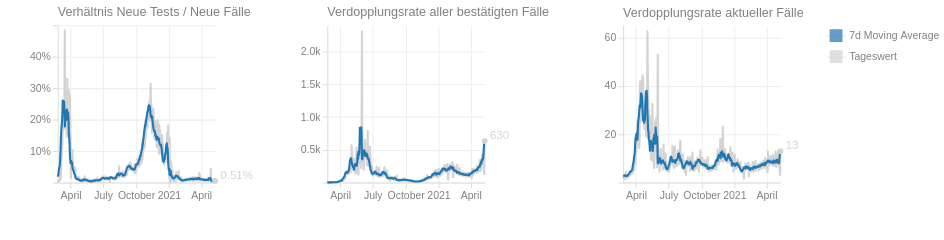

Describe this chart as a Vega-Lite specification.
### Vega-Lite specification from a JSON file in a GitHub repository (floating-point values rounded to 4 significant figures; data arrays with more than 128 entries replaced by an {"elided": "..."} marker saying what was removed)
{"$schema": "https://vega.github.io/schema/vega-lite/v5.json", "config": {"axis": {"domainColor": "#ddd", "grid": true, "gridColor": "#eee", "labelBound": true, "labelColor": "gray", "minExtent": 50, "tickColor": "#ddd"}, "title": {"anchor": "start", "color": "gray", "dx": 50, "dy": 0, "fontSize": 12, "fontWeight": "normal"}, "view": {"continuousHeight": 300, "continuousWidth": 400, "strokeWidth": 0}}, "data": {"name": "data-efd1b5fba4a5753476e2f655ea834a0b"}, "datasets": {"data-793b2339a016668726e02e8737965916": [{"label": "Tageswert"}, {"label": "7d Moving Average"}], "data-efd1b5fba4a5753476e2f655ea834a0b": {"elided": "431 records"}}, "hconcat": [{"layer": [{"encoding": {"tooltip": [{"field": "date", "type": "temporal"}, {"field": "diff", "type": "quantitative"}], "x": {"field": "date", "title": "", "type": "temporal"}, "y": {"field": "diff", "impute": {"method": "mean"}, "title": "", "type": "quantitative"}}, "height": 150, "mark": {"color": "lightgray", "size": 2, "strokeJoin": "round", "type": "line"}, "transform": [{"as": "date", "field": "dataTime", "timeUnit": "yearmonthdate"}, {"aggregate": [{"as": "max_total_confirmed", "field": "total_confirmed", "op": "max"}, {"as": "max_total_active", "field": "total_active", "op": "max"}, {"as": "max_total_tests", "field": "total_tests", "op": "max"}], "groupby": ["date"]}, {"frame": [-1, 0], "window": [{"as": "rolling_max", "field": "max_total_confirmed", "op": "max"}, {"as": "rolling_min", "field": "max_total_confirmed", "op": "min"}, {"as": "rolling_max_tests", "field": "max_total_tests", "op": "max"}, {"as": "rolling_min_tests", "field": "max_total_tests", "op": "min"}, {"as": "rolling_active", "field": "max_total_active", "op": "last_value"}]}, {"as": "diff", "calculate": "(datum.rolling_max - datum.rolling_min) / max(100, (datum.rolling_max_tests - datum.rolling_min_tests))"}], "width": 150}, {"encoding": {"x": {"field": "date", "title": "", "type": "temporal"}, "y": {"axis": {"format": "2%", "title": ""}, "field": "rolling_mean", "type": "quantitative"}}, "height": 150, "mark": {"color": "#1f77b4", "size": 2, "strokeJoin": "round", "type": "line"}, "transform": [{"as": "date", "field": "dataTime", "timeUnit": "yearmonthdate"}, {"aggregate": [{"as": "max_total_confirmed", "field": "total_confirmed", "op": "max"}, {"as": "max_total_active", "field": "total_active", "op": "max"}, {"as": "max_total_tests", "field": "total_tests", "op": "max"}], "groupby": ["date"]}, {"frame": [-1, 0], "window": [{"as": "rolling_max", "field": "max_total_confirmed", "op": "max"}, {"as": "rolling_min", "field": "max_total_confirmed", "op": "min"}, {"as": "rolling_max_tests", "field": "max_total_tests", "op": "max"}, {"as": "rolling_min_tests", "field": "max_total_tests", "op": "min"}, {"as": "rolling_active", "field": "max_total_active", "op": "last_value"}]}, {"as": "diff", "calculate": "(datum.rolling_max - datum.rolling_min) / max(100, (datum.rolling_max_tests - datum.rolling_min_tests))"}, {"frame": [7, 0], "window": [{"as": "rolling_mean", "field": "diff", "op": "mean"}]}], "width": 150}, {"encoding": {"text": {"field": "diff", "format": ".2%", "type": "quantitative"}, "x": {"field": "date", "type": "temporal"}, "y": {"field": "diff", "title": "", "type": "quantitative"}}, "height": 150, "mark": {"align": "left", "color": "lightgray", "dx": 5, "dy": -5, "type": "text"}, "transform": [{"as": "date", "field": "dataTime", "timeUnit": "yearmonthdate"}, {"aggregate": [{"as": "max_total_confirmed", "field": "total_confirmed", "op": "max"}, {"as": "max_total_active", "field": "total_active", "op": "max"}, {"as": "max_total_tests", "field": "total_tests", "op": "max"}], "groupby": ["date"]}, {"frame": [-1, 0], "window": [{"as": "rolling_max", "field": "max_total_confirmed", "op": "max"}, {"as": "rolling_min", "field": "max_total_confirmed", "op": "min"}, {"as": "rolling_max_tests", "field": "max_total_tests", "op": "max"}, {"as": "rolling_min_tests", "field": "max_total_tests", "op": "min"}, {"as": "rolling_active", "field": "max_total_active", "op": "last_value"}]}, {"as": "diff", "calculate": "(datum.rolling_max - datum.rolling_min) / max(100, (datum.rolling_max_tests - datum.rolling_min_tests))"}, {"sort": [{"field": "date", "order": "descending"}], "window": [{"as": "rank", "field": "date", "op": "rank"}]}, {"filter": "(datum.rank === 1)"}], "width": 150}, {"encoding": {"x": {"field": "date", "type": "temporal"}, "y": {"field": "diff", "title": "", "type": "quantitative"}}, "height": 150, "mark": {"color": "lightgray", "opacity": 1, "type": "circle"}, "transform": [{"as": "date", "field": "dataTime", "timeUnit": "yearmonthdate"}, {"aggregate": [{"as": "max_total_confirmed", "field": "total_confirmed", "op": "max"}, {"as": "max_total_active", "field": "total_active", "op": "max"}, {"as": "max_total_tests", "field": "total_tests", "op": "max"}], "groupby": ["date"]}, {"frame": [-1, 0], "window": [{"as": "rolling_max", "field": "max_total_confirmed", "op": "max"}, {"as": "rolling_min", "field": "max_total_confirmed", "op": "min"}, {"as": "rolling_max_tests", "field": "max_total_tests", "op": "max"}, {"as": "rolling_min_tests", "field": "max_total_tests", "op": "min"}, {"as": "rolling_active", "field": "max_total_active", "op": "last_value"}]}, {"as": "diff", "calculate": "(datum.rolling_max - datum.rolling_min) / max(100, (datum.rolling_max_tests - datum.rolling_min_tests))"}, {"sort": [{"field": "date", "order": "descending"}], "window": [{"as": "rank", "field": "date", "op": "rank"}]}, {"filter": "(datum.rank === 1)"}], "width": 150}, {"encoding": {"text": {"field": "rolling_mean", "format": ".2%", "type": "quantitative"}, "x": {"field": "date", "type": "temporal"}, "y": {"field": "rolling_mean", "title": "", "type": "quantitative"}}, "height": 150, "mark": {"align": "left", "color": "#1f77b4", "dx": 5, "dy": 5, "type": "text"}, "transform": [{"as": "date", "field": "dataTime", "timeUnit": "yearmonthdate"}, {"aggregate": [{"as": "max_total_confirmed", "field": "total_confirmed", "op": "max"}, {"as": "max_total_active", "field": "total_active", "op": "max"}, {"as": "max_total_tests", "field": "total_tests", "op": "max"}], "groupby": ["date"]}, {"frame": [-1, 0], "window": [{"as": "rolling_max", "field": "max_total_confirmed", "op": "max"}, {"as": "rolling_min", "field": "max_total_confirmed", "op": "min"}, {"as": "rolling_max_tests", "field": "max_total_tests", "op": "max"}, {"as": "rolling_min_tests", "field": "max_total_tests", "op": "min"}, {"as": "rolling_active", "field": "max_total_active", "op": "last_value"}]}, {"as": "diff", "calculate": "(datum.rolling_max - datum.rolling_min) / max(100, (datum.rolling_max_tests - datum.rolling_min_tests))"}, {"frame": [7, 0], "window": [{"as": "rolling_mean", "field": "diff", "op": "mean"}]}, {"sort": [{"field": "date", "order": "descending"}], "window": [{"as": "rank", "field": "date", "op": "rank"}]}, {"filter": "(datum.rank === 1)"}], "width": 150}, {"encoding": {"x": {"field": "date", "type": "temporal"}, "y": {"field": "rolling_mean", "title": "", "type": "quantitative"}}, "height": 150, "mark": {"color": "#1f77b4", "opacity": 1, "type": "circle"}, "transform": [{"as": "date", "field": "dataTime", "timeUnit": "yearmonthdate"}, {"aggregate": [{"as": "max_total_confirmed", "field": "total_confirmed", "op": "max"}, {"as": "max_total_active", "field": "total_active", "op": "max"}, {"as": "max_total_tests", "field": "total_tests", "op": "max"}], "groupby": ["date"]}, {"frame": [-1, 0], "window": [{"as": "rolling_max", "field": "max_total_confirmed", "op": "max"}, {"as": "rolling_min", "field": "max_total_confirmed", "op": "min"}, {"as": "rolling_max_tests", "field": "max_total_tests", "op": "max"}, {"as": "rolling_min_tests", "field": "max_total_tests", "op": "min"}, {"as": "rolling_active", "field": "max_total_active", "op": "last_value"}]}, {"as": "diff", "calculate": "(datum.rolling_max - datum.rolling_min) / max(100, (datum.rolling_max_tests - datum.rolling_min_tests))"}, {"frame": [7, 0], "window": [{"as": "rolling_mean", "field": "diff", "op": "mean"}]}, {"sort": [{"field": "date", "order": "descending"}], "window": [{"as": "rank", "field": "date", "op": "rank"}]}, {"filter": "(datum.rank === 1)"}], "width": 150}, {"encoding": {"tooltip": [{"field": "date", "title": "Datum", "type": "temporal"}, {"field": "rolling_mean", "format": ".2%", "title": "7d Moving Average", "type": "quantitative"}], "x": {"field": "date", "title": "", "type": "temporal"}, "y": {"field": "rolling_mean", "title": "", "type": "quantitative"}}, "height": 150, "mark": {"color": "#1f77b4", "opacity": 0, "size": 200, "type": "circle"}, "transform": [{"as": "date", "field": "dataTime", "timeUnit": "yearmonthdate"}, {"aggregate": [{"as": "max_total_confirmed", "field": "total_confirmed", "op": "max"}, {"as": "max_total_active", "field": "total_active", "op": "max"}, {"as": "max_total_tests", "field": "total_tests", "op": "max"}], "groupby": ["date"]}, {"frame": [-1, 0], "window": [{"as": "rolling_max", "field": "max_total_confirmed", "op": "max"}, {"as": "rolling_min", "field": "max_total_confirmed", "op": "min"}, {"as": "rolling_max_tests", "field": "max_total_tests", "op": "max"}, {"as": "rolling_min_tests", "field": "max_total_tests", "op": "min"}, {"as": "rolling_active", "field": "max_total_active", "op": "last_value"}]}, {"as": "diff", "calculate": "(datum.rolling_max - datum.rolling_min) / max(100, (datum.rolling_max_tests - datum.rolling_min_tests))"}, {"frame": [7, 0], "window": [{"as": "rolling_mean", "field": "diff", "op": "mean"}]}], "width": 150}, {"encoding": {"tooltip": [{"field": "date", "title": "Datum", "type": "temporal"}, {"field": "diff", "format": ".2%", "title": "Verhältnis", "type": "quantitative"}], "x": {"field": "date", "title": "", "type": "temporal"}, "y": {"field": "diff", "title": "", "type": "quantitative"}}, "height": 150, "mark": {"color": "lightgray", "opacity": 0, "size": 200, "type": "circle"}, "transform": [{"as": "date", "field": "dataTime", "timeUnit": "yearmonthdate"}, {"aggregate": [{"as": "max_total_confirmed", "field": "total_confirmed", "op": "max"}, {"as": "max_total_active", "field": "total_active", "op": "max"}, {"as": "max_total_tests", "field": "total_tests", "op": "max"}], "groupby": ["date"]}, {"frame": [-1, 0], "window": [{"as": "rolling_max", "field": "max_total_confirmed", "op": "max"}, {"as": "rolling_min", "field": "max_total_confirmed", "op": "min"}, {"as": "rolling_max_tests", "field": "max_total_tests", "op": "max"}, {"as": "rolling_min_tests", "field": "max_total_tests", "op": "min"}, {"as": "rolling_active", "field": "max_total_active", "op": "last_value"}]}, {"as": "diff", "calculate": "(datum.rolling_max - datum.rolling_min) / max(100, (datum.rolling_max_tests - datum.rolling_min_tests))"}], "width": 150}], "title": "Verhältnis Neue Tests / Neue Fälle"}, {"layer": [{"encoding": {"tooltip": [{"field": "date", "type": "temporal"}, {"field": "diff", "type": "quantitative"}], "x": {"field": "date", "title": "", "type": "temporal"}, "y": {"field": "diff", "impute": {"method": "mean"}, "title": "", "type": "quantitative"}}, "height": 150, "mark": {"color": "lightgray", "size": 2, "strokeJoin": "round", "type": "line"}, "transform": [{"as": "date", "field": "dataTime", "timeUnit": "yearmonthdate"}, {"aggregate": [{"as": "max_total_confirmed", "field": "total_confirmed", "op": "max"}, {"as": "max_total_active", "field": "total_active", "op": "max"}, {"as": "max_total_tests", "field": "total_tests", "op": "max"}], "groupby": ["date"]}, {"frame": [-1, 0], "window": [{"as": "rolling_max", "field": "max_total_confirmed", "op": "max"}, {"as": "rolling_min", "field": "max_total_confirmed", "op": "min"}, {"as": "rolling_max_tests", "field": "max_total_tests", "op": "max"}, {"as": "rolling_min_tests", "field": "max_total_tests", "op": "min"}, {"as": "rolling_active", "field": "max_total_active", "op": "last_value"}]}, {"as": "diff", "calculate": "log(2)/log(1 + ((max(1,datum.rolling_max - datum.rolling_min)) / (datum.rolling_max)))"}], "width": 150}, {"encoding": {"x": {"field": "date", "title": "", "type": "temporal"}, "y": {"axis": {"format": "2s", "title": ""}, "field": "rolling_mean", "type": "quantitative"}}, "height": 150, "mark": {"color": "#1f77b4", "size": 2, "strokeJoin": "round", "type": "line"}, "transform": [{"as": "date", "field": "dataTime", "timeUnit": "yearmonthdate"}, {"aggregate": [{"as": "max_total_confirmed", "field": "total_confirmed", "op": "max"}, {"as": "max_total_active", "field": "total_active", "op": "max"}, {"as": "max_total_tests", "field": "total_tests", "op": "max"}], "groupby": ["date"]}, {"frame": [-1, 0], "window": [{"as": "rolling_max", "field": "max_total_confirmed", "op": "max"}, {"as": "rolling_min", "field": "max_total_confirmed", "op": "min"}, {"as": "rolling_max_tests", "field": "max_total_tests", "op": "max"}, {"as": "rolling_min_tests", "field": "max_total_tests", "op": "min"}, {"as": "rolling_active", "field": "max_total_active", "op": "last_value"}]}, {"as": "diff", "calculate": "log(2)/log(1 + ((max(1,datum.rolling_max - datum.rolling_min)) / (datum.rolling_max)))"}, {"frame": [7, 0], "window": [{"as": "rolling_mean", "field": "diff", "op": "mean"}]}], "width": 150}, {"encoding": {"text": {"field": "diff", "format": ".2s", "type": "quantitative"}, "x": {"field": "date", "type": "temporal"}, "y": {"field": "diff", "title": "", "type": "quantitative"}}, "height": 150, "mark": {"align": "left", "color": "lightgray", "dx": 5, "dy": -5, "type": "text"}, "transform": [{"as": "date", "field": "dataTime", "timeUnit": "yearmonthdate"}, {"aggregate": [{"as": "max_total_confirmed", "field": "total_confirmed", "op": "max"}, {"as": "max_total_active", "field": "total_active", "op": "max"}, {"as": "max_total_tests", "field": "total_tests", "op": "max"}], "groupby": ["date"]}, {"frame": [-1, 0], "window": [{"as": "rolling_max", "field": "max_total_confirmed", "op": "max"}, {"as": "rolling_min", "field": "max_total_confirmed", "op": "min"}, {"as": "rolling_max_tests", "field": "max_total_tests", "op": "max"}, {"as": "rolling_min_tests", "field": "max_total_tests", "op": "min"}, {"as": "rolling_active", "field": "max_total_active", "op": "last_value"}]}, {"as": "diff", "calculate": "log(2)/log(1 + ((max(1,datum.rolling_max - datum.rolling_min)) / (datum.rolling_max)))"}, {"sort": [{"field": "date", "order": "descending"}], "window": [{"as": "rank", "field": "date", "op": "rank"}]}, {"filter": "(datum.rank === 1)"}], "width": 150}, {"encoding": {"x": {"field": "date", "type": "temporal"}, "y": {"field": "diff", "title": "", "type": "quantitative"}}, "height": 150, "mark": {"color": "lightgray", "opacity": 1, "type": "circle"}, "transform": [{"as": "date", "field": "dataTime", "timeUnit": "yearmonthdate"}, {"aggregate": [{"as": "max_total_confirmed", "field": "total_confirmed", "op": "max"}, {"as": "max_total_active", "field": "total_active", "op": "max"}, {"as": "max_total_tests", "field": "total_tests", "op": "max"}], "groupby": ["date"]}, {"frame": [-1, 0], "window": [{"as": "rolling_max", "field": "max_total_confirmed", "op": "max"}, {"as": "rolling_min", "field": "max_total_confirmed", "op": "min"}, {"as": "rolling_max_tests", "field": "max_total_tests", "op": "max"}, {"as": "rolling_min_tests", "field": "max_total_tests", "op": "min"}, {"as": "rolling_active", "field": "max_total_active", "op": "last_value"}]}, {"as": "diff", "calculate": "log(2)/log(1 + ((max(1,datum.rolling_max - datum.rolling_min)) / (datum.rolling_max)))"}, {"sort": [{"field": "date", "order": "descending"}], "window": [{"as": "rank", "field": "date", "op": "rank"}]}, {"filter": "(datum.rank === 1)"}], "width": 150}, {"encoding": {"text": {"field": "rolling_mean", "format": ".2s", "type": "quantitative"}, "x": {"field": "date", "type": "temporal"}, "y": {"field": "rolling_mean", "title": "", "type": "quantitative"}}, "height": 150, "mark": {"align": "left", "color": "#1f77b4", "dx": 5, "dy": 5, "type": "text"}, "transform": [{"as": "date", "field": "dataTime", "timeUnit": "yearmonthdate"}, {"aggregate": [{"as": "max_total_confirmed", "field": "total_confirmed", "op": "max"}, {"as": "max_total_active", "field": "total_active", "op": "max"}, {"as": "max_total_tests", "field": "total_tests", "op": "max"}], "groupby": ["date"]}, {"frame": [-1, 0], "window": [{"as": "rolling_max", "field": "max_total_confirmed", "op": "max"}, {"as": "rolling_min", "field": "max_total_confirmed", "op": "min"}, {"as": "rolling_max_tests", "field": "max_total_tests", "op": "max"}, {"as": "rolling_min_tests", "field": "max_total_tests", "op": "min"}, {"as": "rolling_active", "field": "max_total_active", "op": "last_value"}]}, {"as": "diff", "calculate": "log(2)/log(1 + ((max(1,datum.rolling_max - datum.rolling_min)) / (datum.rolling_max)))"}, {"frame": [7, 0], "window": [{"as": "rolling_mean", "field": "diff", "op": "mean"}]}, {"sort": [{"field": "date", "order": "descending"}], "window": [{"as": "rank", "field": "date", "op": "rank"}]}, {"filter": "(datum.rank === 1)"}], "width": 150}, {"encoding": {"x": {"field": "date", "type": "temporal"}, "y": {"field": "rolling_mean", "title": "", "type": "quantitative"}}, "height": 150, "mark": {"color": "#1f77b4", "opacity": 1, "type": "circle"}, "transform": [{"as": "date", "field": "dataTime", "timeUnit": "yearmonthdate"}, {"aggregate": [{"as": "max_total_confirmed", "field": "total_confirmed", "op": "max"}, {"as": "max_total_active", "field": "total_active", "op": "max"}, {"as": "max_total_tests", "field": "total_tests", "op": "max"}], "groupby": ["date"]}, {"frame": [-1, 0], "window": [{"as": "rolling_max", "field": "max_total_confirmed", "op": "max"}, {"as": "rolling_min", "field": "max_total_confirmed", "op": "min"}, {"as": "rolling_max_tests", "field": "max_total_tests", "op": "max"}, {"as": "rolling_min_tests", "field": "max_total_tests", "op": "min"}, {"as": "rolling_active", "field": "max_total_active", "op": "last_value"}]}, {"as": "diff", "calculate": "log(2)/log(1 + ((max(1,datum.rolling_max - datum.rolling_min)) / (datum.rolling_max)))"}, {"frame": [7, 0], "window": [{"as": "rolling_mean", "field": "diff", "op": "mean"}]}, {"sort": [{"field": "date", "order": "descending"}], "window": [{"as": "rank", "field": "date", "op": "rank"}]}, {"filter": "(datum.rank === 1)"}], "width": 150}, {"encoding": {"tooltip": [{"field": "date", "title": "Datum", "type": "temporal"}, {"field": "rolling_mean", "format": ".2s", "title": "7d Moving Average", "type": "quantitative"}], "x": {"field": "date", "title": "", "type": "temporal"}, "y": {"field": "rolling_mean", "title": "", "type": "quantitative"}}, "height": 150, "mark": {"color": "#1f77b4", "opacity": 0, "size": 200, "type": "circle"}, "transform": [{"as": "date", "field": "dataTime", "timeUnit": "yearmonthdate"}, {"aggregate": [{"as": "max_total_confirmed", "field": "total_confirmed", "op": "max"}, {"as": "max_total_active", "field": "total_active", "op": "max"}, {"as": "max_total_tests", "field": "total_tests", "op": "max"}], "groupby": ["date"]}, {"frame": [-1, 0], "window": [{"as": "rolling_max", "field": "max_total_confirmed", "op": "max"}, {"as": "rolling_min", "field": "max_total_confirmed", "op": "min"}, {"as": "rolling_max_tests", "field": "max_total_tests", "op": "max"}, {"as": "rolling_min_tests", "field": "max_total_tests", "op": "min"}, {"as": "rolling_active", "field": "max_total_active", "op": "last_value"}]}, {"as": "diff", "calculate": "log(2)/log(1 + ((max(1,datum.rolling_max - datum.rolling_min)) / (datum.rolling_max)))"}, {"frame": [7, 0], "window": [{"as": "rolling_mean", "field": "diff", "op": "mean"}]}], "width": 150}, {"encoding": {"tooltip": [{"field": "date", "title": "Datum", "type": "temporal"}, {"field": "diff", "format": ".2s", "title": "Verdopplungsrate", "type": "quantitative"}], "x": {"field": "date", "title": "", "type": "temporal"}, "y": {"field": "diff", "title": "", "type": "quantitative"}}, "height": 150, "mark": {"color": "lightgray", "opacity": 0, "size": 200, "type": "circle"}, "transform": [{"as": "date", "field": "dataTime", "timeUnit": "yearmonthdate"}, {"aggregate": [{"as": "max_total_confirmed", "field": "total_confirmed", "op": "max"}, {"as": "max_total_active", "field": "total_active", "op": "max"}, {"as": "max_total_tests", "field": "total_tests", "op": "max"}], "groupby": ["date"]}, {"frame": [-1, 0], "window": [{"as": "rolling_max", "field": "max_total_confirmed", "op": "max"}, {"as": "rolling_min", "field": "max_total_confirmed", "op": "min"}, {"as": "rolling_max_tests", "field": "max_total_tests", "op": "max"}, {"as": "rolling_min_tests", "field": "max_total_tests", "op": "min"}, {"as": "rolling_active", "field": "max_total_active", "op": "last_value"}]}, {"as": "diff", "calculate": "log(2)/log(1 + ((max(1,datum.rolling_max - datum.rolling_min)) / (datum.rolling_max)))"}], "width": 150}], "title": "Verdopplungsrate aller bestätigten Fälle"}, {"layer": [{"encoding": {"tooltip": [{"field": "date", "type": "temporal"}, {"field": "diff", "type": "quantitative"}], "x": {"field": "date", "title": "", "type": "temporal"}, "y": {"field": "diff", "impute": {"method": "mean"}, "title": "", "type": "quantitative"}}, "height": 150, "mark": {"color": "lightgray", "size": 2, "strokeJoin": "round", "type": "line"}, "transform": [{"as": "date", "field": "dataTime", "timeUnit": "yearmonthdate"}, {"aggregate": [{"as": "max_total_confirmed", "field": "total_confirmed", "op": "max"}, {"as": "max_total_active", "field": "total_active", "op": "max"}, {"as": "max_total_tests", "field": "total_tests", "op": "max"}], "groupby": ["date"]}, {"frame": [-1, 0], "window": [{"as": "rolling_max", "field": "max_total_confirmed", "op": "max"}, {"as": "rolling_min", "field": "max_total_confirmed", "op": "min"}, {"as": "rolling_max_tests", "field": "max_total_tests", "op": "max"}, {"as": "rolling_min_tests", "field": "max_total_tests", "op": "min"}, {"as": "rolling_active", "field": "max_total_active", "op": "last_value"}]}, {"as": "diff", "calculate": "log(2)/log(1 + ((max(1,datum.rolling_max - datum.rolling_min)) / (datum.rolling_active)))"}], "width": 150}, {"encoding": {"x": {"field": "date", "title": "", "type": "temporal"}, "y": {"axis": {"format": "2s", "title": ""}, "field": "rolling_mean", "type": "quantitative"}}, "height": 150, "mark": {"color": "#1f77b4", "size": 2, "strokeJoin": "round", "type": "line"}, "transform": [{"as": "date", "field": "dataTime", "timeUnit": "yearmonthdate"}, {"aggregate": [{"as": "max_total_confirmed", "field": "total_confirmed", "op": "max"}, {"as": "max_total_active", "field": "total_active", "op": "max"}, {"as": "max_total_tests", "field": "total_tests", "op": "max"}], "groupby": ["date"]}, {"frame": [-1, 0], "window": [{"as": "rolling_max", "field": "max_total_confirmed", "op": "max"}, {"as": "rolling_min", "field": "max_total_confirmed", "op": "min"}, {"as": "rolling_max_tests", "field": "max_total_tests", "op": "max"}, {"as": "rolling_min_tests", "field": "max_total_tests", "op": "min"}, {"as": "rolling_active", "field": "max_total_active", "op": "last_value"}]}, {"as": "diff", "calculate": "log(2)/log(1 + ((max(1,datum.rolling_max - datum.rolling_min)) / (datum.rolling_active)))"}, {"frame": [7, 0], "window": [{"as": "rolling_mean", "field": "diff", "op": "mean"}]}], "width": 150}, {"encoding": {"text": {"field": "diff", "format": ".2s", "type": "quantitative"}, "x": {"field": "date", "type": "temporal"}, "y": {"field": "diff", "title": "", "type": "quantitative"}}, "height": 150, "mark": {"align": "left", "color": "lightgray", "dx": 5, "dy": -5, "type": "text"}, "transform": [{"as": "date", "field": "dataTime", "timeUnit": "yearmonthdate"}, {"aggregate": [{"as": "max_total_confirmed", "field": "total_confirmed", "op": "max"}, {"as": "max_total_active", "field": "total_active", "op": "max"}, {"as": "max_total_tests", "field": "total_tests", "op": "max"}], "groupby": ["date"]}, {"frame": [-1, 0], "window": [{"as": "rolling_max", "field": "max_total_confirmed", "op": "max"}, {"as": "rolling_min", "field": "max_total_confirmed", "op": "min"}, {"as": "rolling_max_tests", "field": "max_total_tests", "op": "max"}, {"as": "rolling_min_tests", "field": "max_total_tests", "op": "min"}, {"as": "rolling_active", "field": "max_total_active", "op": "last_value"}]}, {"as": "diff", "calculate": "log(2)/log(1 + ((max(1,datum.rolling_max - datum.rolling_min)) / (datum.rolling_active)))"}, {"sort": [{"field": "date", "order": "descending"}], "window": [{"as": "rank", "field": "date", "op": "rank"}]}, {"filter": "(datum.rank === 1)"}], "width": 150}, {"encoding": {"x": {"field": "date", "type": "temporal"}, "y": {"field": "diff", "title": "", "type": "quantitative"}}, "height": 150, "mark": {"color": "lightgray", "opacity": 1, "type": "circle"}, "transform": [{"as": "date", "field": "dataTime", "timeUnit": "yearmonthdate"}, {"aggregate": [{"as": "max_total_confirmed", "field": "total_confirmed", "op": "max"}, {"as": "max_total_active", "field": "total_active", "op": "max"}, {"as": "max_total_tests", "field": "total_tests", "op": "max"}], "groupby": ["date"]}, {"frame": [-1, 0], "window": [{"as": "rolling_max", "field": "max_total_confirmed", "op": "max"}, {"as": "rolling_min", "field": "max_total_confirmed", "op": "min"}, {"as": "rolling_max_tests", "field": "max_total_tests", "op": "max"}, {"as": "rolling_min_tests", "field": "max_total_tests", "op": "min"}, {"as": "rolling_active", "field": "max_total_active", "op": "last_value"}]}, {"as": "diff", "calculate": "log(2)/log(1 + ((max(1,datum.rolling_max - datum.rolling_min)) / (datum.rolling_active)))"}, {"sort": [{"field": "date", "order": "descending"}], "window": [{"as": "rank", "field": "date", "op": "rank"}]}, {"filter": "(datum.rank === 1)"}], "width": 150}, {"encoding": {"text": {"field": "rolling_mean", "format": ".2s", "type": "quantitative"}, "x": {"field": "date", "type": "temporal"}, "y": {"field": "rolling_mean", "title": "", "type": "quantitative"}}, "height": 150, "mark": {"align": "left", "color": "#1f77b4", "dx": 5, "dy": 5, "type": "text"}, "transform": [{"as": "date", "field": "dataTime", "timeUnit": "yearmonthdate"}, {"aggregate": [{"as": "max_total_confirmed", "field": "total_confirmed", "op": "max"}, {"as": "max_total_active", "field": "total_active", "op": "max"}, {"as": "max_total_tests", "field": "total_tests", "op": "max"}], "groupby": ["date"]}, {"frame": [-1, 0], "window": [{"as": "rolling_max", "field": "max_total_confirmed", "op": "max"}, {"as": "rolling_min", "field": "max_total_confirmed", "op": "min"}, {"as": "rolling_max_tests", "field": "max_total_tests", "op": "max"}, {"as": "rolling_min_tests", "field": "max_total_tests", "op": "min"}, {"as": "rolling_active", "field": "max_total_active", "op": "last_value"}]}, {"as": "diff", "calculate": "log(2)/log(1 + ((max(1,datum.rolling_max - datum.rolling_min)) / (datum.rolling_active)))"}, {"frame": [7, 0], "window": [{"as": "rolling_mean", "field": "diff", "op": "mean"}]}, {"sort": [{"field": "date", "order": "descending"}], "window": [{"as": "rank", "field": "date", "op": "rank"}]}, {"filter": "(datum.rank === 1)"}], "width": 150}, {"encoding": {"x": {"field": "date", "type": "temporal"}, "y": {"field": "rolling_mean", "title": "", "type": "quantitative"}}, "height": 150, "mark": {"color": "#1f77b4", "opacity": 1, "type": "circle"}, "transform": [{"as": "date", "field": "dataTime", "timeUnit": "yearmonthdate"}, {"aggregate": [{"as": "max_total_confirmed", "field": "total_confirmed", "op": "max"}, {"as": "max_total_active", "field": "total_active", "op": "max"}, {"as": "max_total_tests", "field": "total_tests", "op": "max"}], "groupby": ["date"]}, {"frame": [-1, 0], "window": [{"as": "rolling_max", "field": "max_total_confirmed", "op": "max"}, {"as": "rolling_min", "field": "max_total_confirmed", "op": "min"}, {"as": "rolling_max_tests", "field": "max_total_tests", "op": "max"}, {"as": "rolling_min_tests", "field": "max_total_tests", "op": "min"}, {"as": "rolling_active", "field": "max_total_active", "op": "last_value"}]}, {"as": "diff", "calculate": "log(2)/log(1 + ((max(1,datum.rolling_max - datum.rolling_min)) / (datum.rolling_active)))"}, {"frame": [7, 0], "window": [{"as": "rolling_mean", "field": "diff", "op": "mean"}]}, {"sort": [{"field": "date", "order": "descending"}], "window": [{"as": "rank", "field": "date", "op": "rank"}]}, {"filter": "(datum.rank === 1)"}], "width": 150}, {"encoding": {"tooltip": [{"field": "date", "title": "Datum", "type": "temporal"}, {"field": "rolling_mean", "format": ".2s", "title": "7d Moving Average", "type": "quantitative"}], "x": {"field": "date", "title": "", "type": "temporal"}, "y": {"field": "rolling_mean", "title": "", "type": "quantitative"}}, "height": 150, "mark": {"color": "#1f77b4", "opacity": 0, "size": 200, "type": "circle"}, "transform": [{"as": "date", "field": "dataTime", "timeUnit": "yearmonthdate"}, {"aggregate": [{"as": "max_total_confirmed", "field": "total_confirmed", "op": "max"}, {"as": "max_total_active", "field": "total_active", "op": "max"}, {"as": "max_total_tests", "field": "total_tests", "op": "max"}], "groupby": ["date"]}, {"frame": [-1, 0], "window": [{"as": "rolling_max", "field": "max_total_confirmed", "op": "max"}, {"as": "rolling_min", "field": "max_total_confirmed", "op": "min"}, {"as": "rolling_max_tests", "field": "max_total_tests", "op": "max"}, {"as": "rolling_min_tests", "field": "max_total_tests", "op": "min"}, {"as": "rolling_active", "field": "max_total_active", "op": "last_value"}]}, {"as": "diff", "calculate": "log(2)/log(1 + ((max(1,datum.rolling_max - datum.rolling_min)) / (datum.rolling_active)))"}, {"frame": [7, 0], "window": [{"as": "rolling_mean", "field": "diff", "op": "mean"}]}], "width": 150}, {"encoding": {"tooltip": [{"field": "date", "title": "Datum", "type": "temporal"}, {"field": "diff", "format": ".2s", "title": "Verdopplungsrate", "type": "quantitative"}], "x": {"field": "date", "title": "", "type": "temporal"}, "y": {"field": "diff", "title": "", "type": "quantitative"}}, "height": 150, "mark": {"color": "lightgray", "opacity": 0, "size": 200, "type": "circle"}, "transform": [{"as": "date", "field": "dataTime", "timeUnit": "yearmonthdate"}, {"aggregate": [{"as": "max_total_confirmed", "field": "total_confirmed", "op": "max"}, {"as": "max_total_active", "field": "total_active", "op": "max"}, {"as": "max_total_tests", "field": "total_tests", "op": "max"}], "groupby": ["date"]}, {"frame": [-1, 0], "window": [{"as": "rolling_max", "field": "max_total_confirmed", "op": "max"}, {"as": "rolling_min", "field": "max_total_confirmed", "op": "min"}, {"as": "rolling_max_tests", "field": "max_total_tests", "op": "max"}, {"as": "rolling_min_tests", "field": "max_total_tests", "op": "min"}, {"as": "rolling_active", "field": "max_total_active", "op": "last_value"}]}, {"as": "diff", "calculate": "log(2)/log(1 + ((max(1,datum.rolling_max - datum.rolling_min)) / (datum.rolling_active)))"}], "width": 150}], "title": "Verdopplungsrate aktueller Fälle"}, {"data": {"name": "data-793b2339a016668726e02e8737965916"}, "encoding": {"color": {"field": "label", "legend": null, "scale": {"domain": ["Tageswert", "7d Moving Average"], "range": ["lightgray", "#1f77b4"]}, "type": "nominal"}, "y": {"axis": {"domain": false, "orient": "right", "ticks": false}, "field": "label", "title": null, "type": "nominal"}}, "mark": {"size": 150, "type": "square"}}]}
